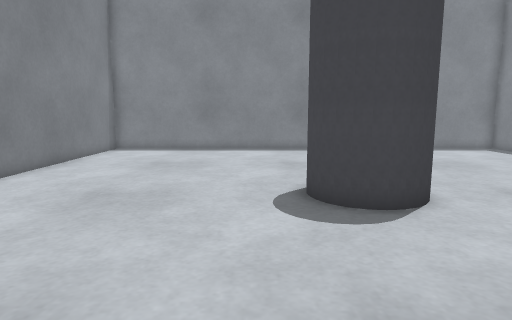
view 1 (above)

13 first-person views from a walk through a robot-simulator world made for Gazebo. The camera is 0.55 m above the floor, tilts 8° down and sees 75° across. The floor is counted in squares, 0.25 m on a side. Each view is taken from the middle of a square. On the plan, view 1 faces up. The plan holds only what a view shows up to about 19 squares ahead; the rest is blank. Robots are left out.

view 2
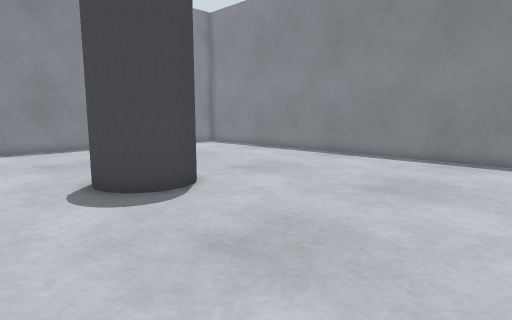

view 3
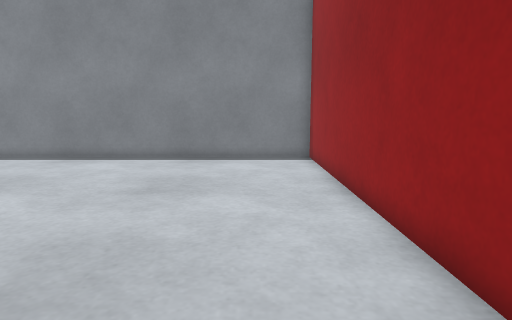

view 4
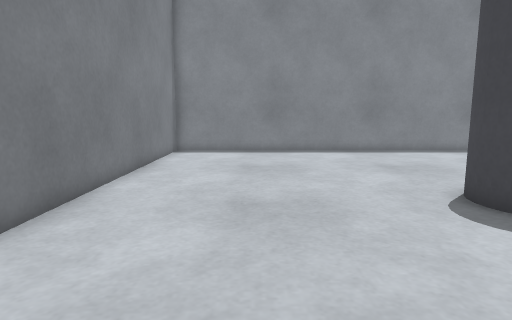

view 5
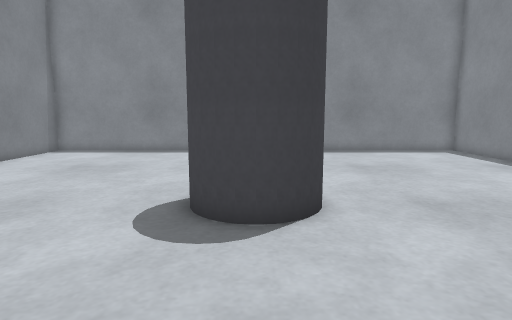

view 6
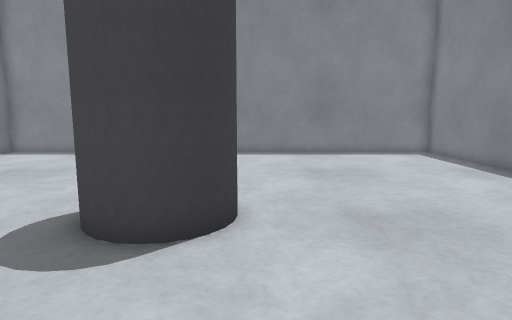

view 7
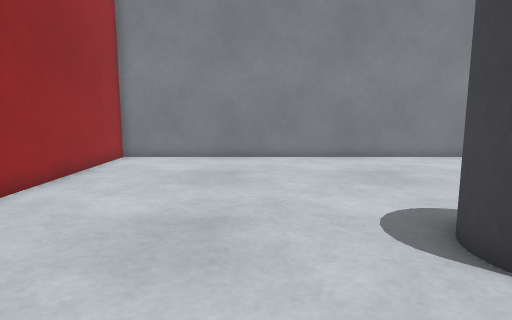

view 8
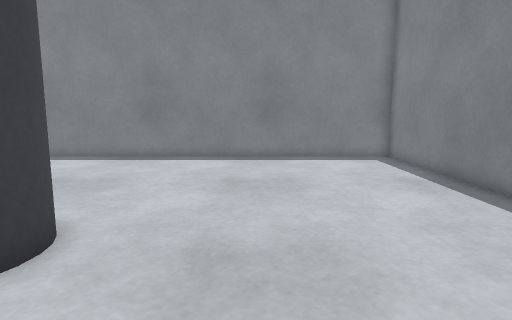

view 9
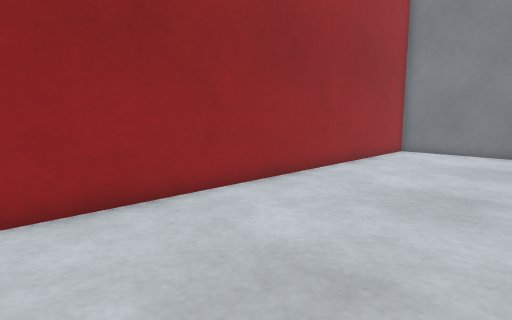

view 10
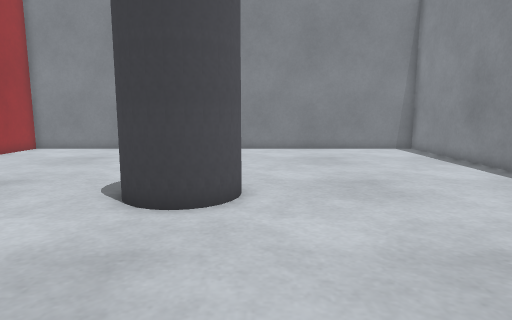

view 11
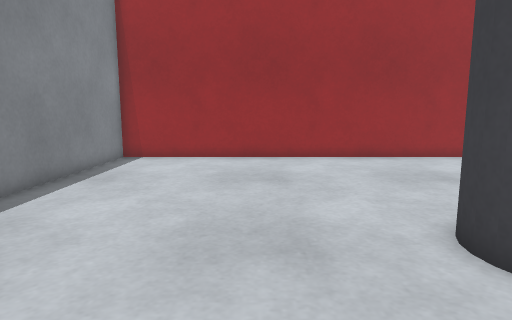

view 12
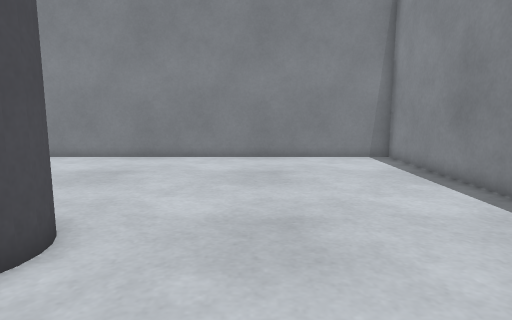

view 13
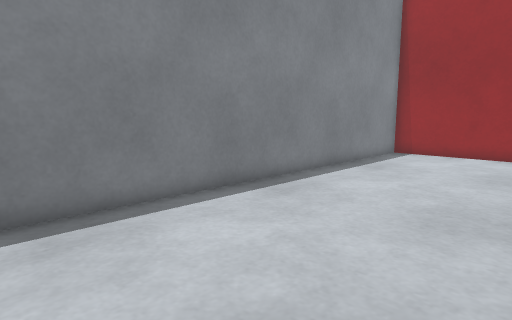

### Floor plan
Key: @ floor where view 1 was taken; # wall or solid block; . floor; P pillar.
Columns run from 9 left of view 1 to 15 right of it. Each row starts with its distance up from view 1.
 21 #########################
 20 #.......................#
 19 #.......................#
 18 #.......................#
 17 #.......................#
 16 #.......................#
 15 #.......................#
 14 #.......................#
 13 #.......................#
 12 #.......................#
 11 #...........P...........#
 10 #..........PPP..........#
  9 #.........PP PP.........#
  8 #..........PPP..........#
  7 #...........P...........#
  6 #.......................#
  5 #.......................#
  4 #.......................#
  3 #.......................#
  2 #.......................#
  1 #.......................#
  0 #........@..............#
 -1 #.......................#
 -2 #.......................#
 -3 #########################

Where each view was taken, in squares from view 1:
view 1: 0 up, 0 right, facing up
view 2: 1 down, 2 left, facing up-right
view 3: 0 up, 2 left, facing right
view 4: 1 up, 4 left, facing up
view 5: 1 up, 3 right, facing up
view 6: 2 up, 5 right, facing up
view 7: 4 up, 8 right, facing left
view 8: 4 up, 8 right, facing up
view 9: 5 up, 11 right, facing down-left
view 10: 11 up, 12 right, facing left
view 11: 14 up, 8 right, facing down
view 12: 14 up, 8 right, facing left
view 13: 16 up, 7 right, facing down-right
